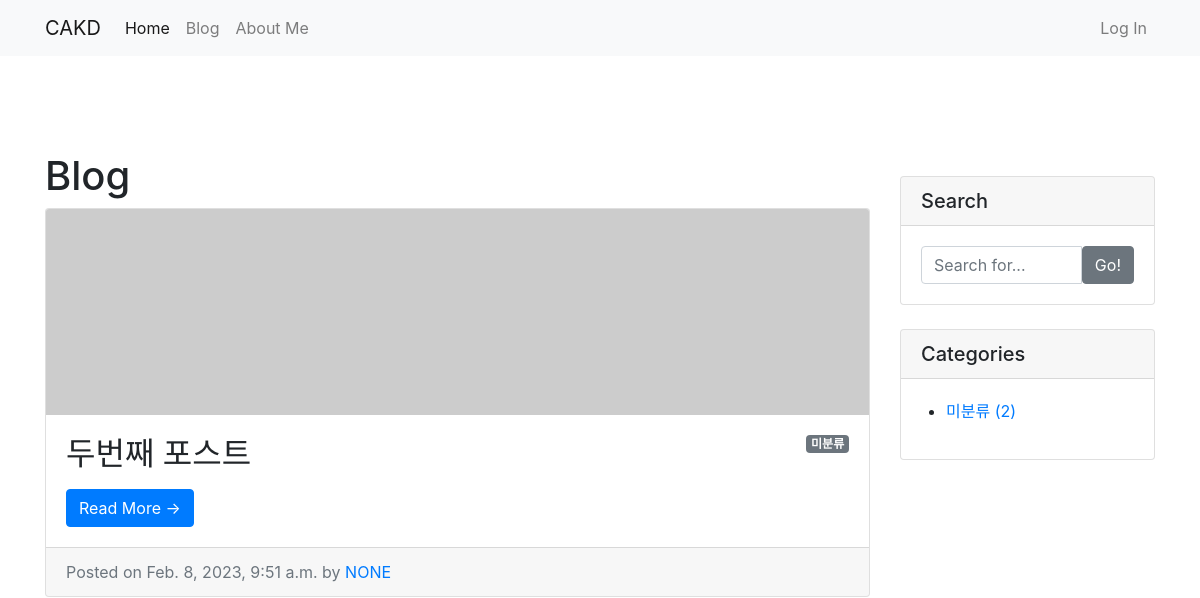
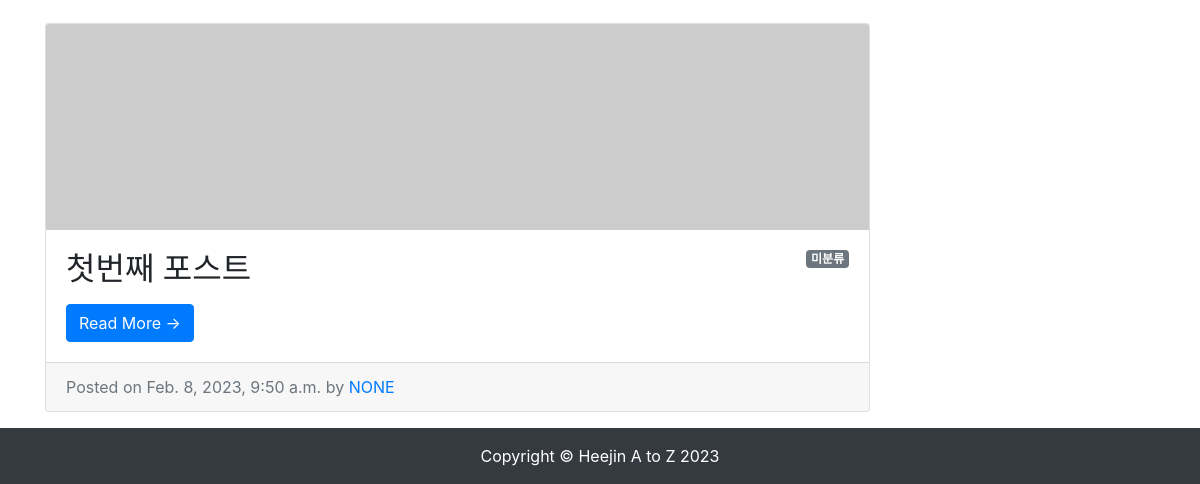
/blog/, run on an earlier commit of the app's database (2 pictures, top to bottom).
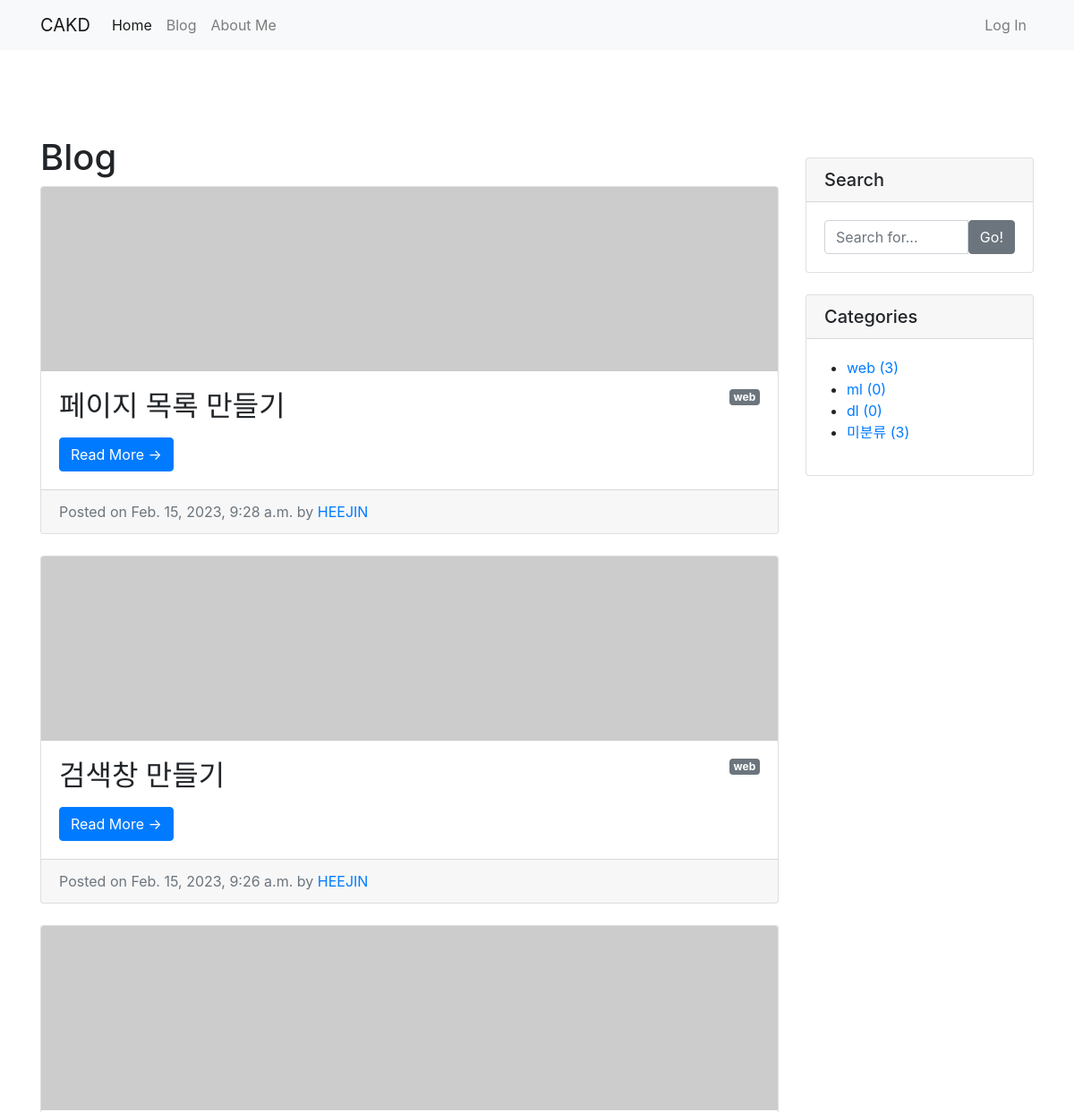
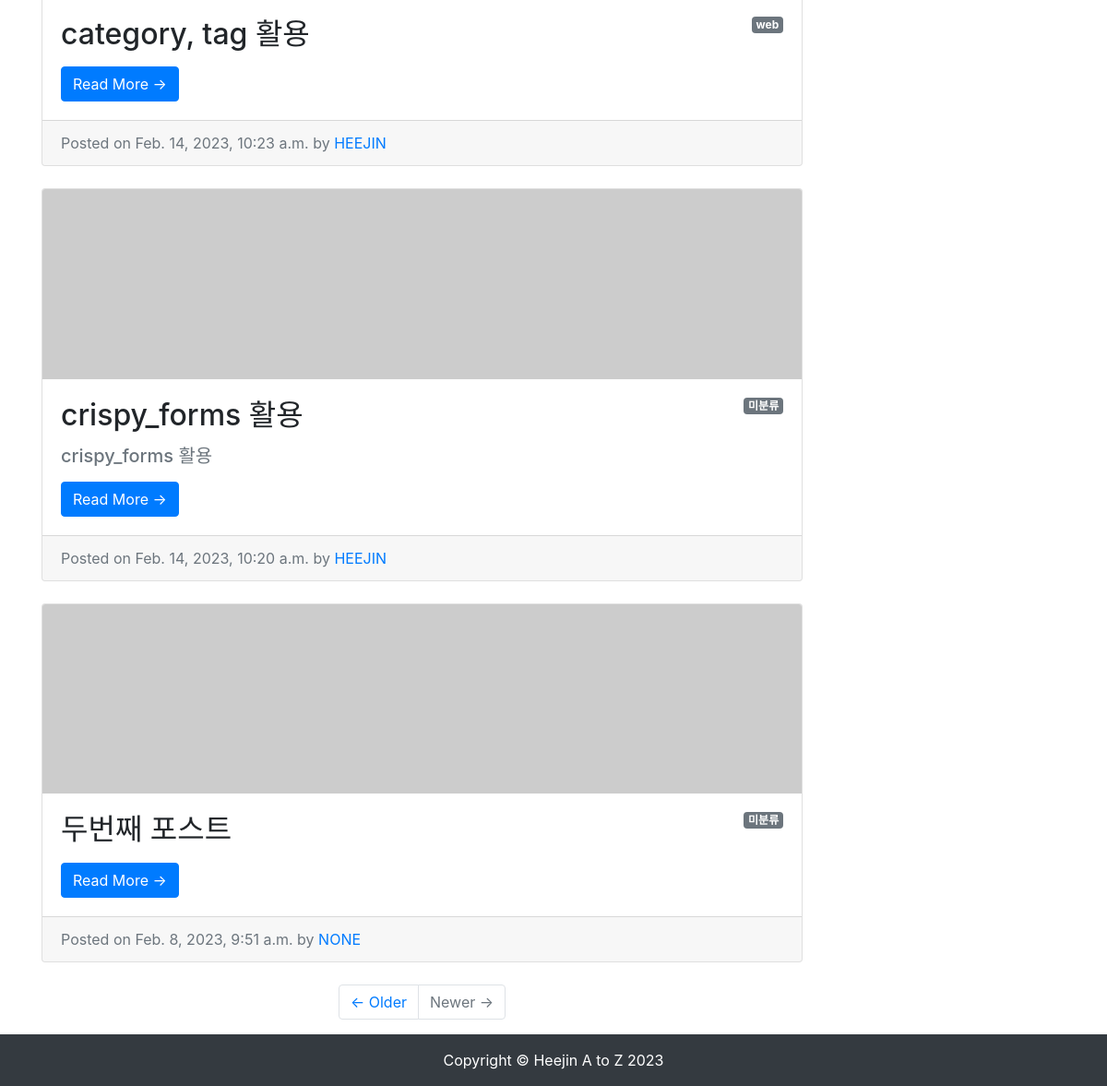
And on a later commit of the database (2 pictures, top to bottom).
### blog/models.py (models this page shows, shortened)
class Post(models.Model):
    title = models.CharField(max_length=30)
    hook_text = models.CharField(max_length=100, blank=True)
    content = models.TextField()
    head_image = models.ImageField(upload_to='blog/images/%Y/%m/%d/', blank=True)
    file_upload = models.FileField(upload_to='blog/files/%Y/%m/%d/', blank=True)
    created_at = models.DateTimeField(auto_now_add=True)
    updated_at = models.DateTimeField(auto_now=True)
    author = models.ForeignKey(User, null=True, on_delete=models.SET_NULL)
    category = models.ForeignKey(Category, null=True, blank=True, on_delete=models.SET_NULL)
    tags = models.ManyToManyField(Tag, blank=True)
    def get_absolute_url(self):
        return f'/blog/{self.pk}/'   #이와 같은 형식으로 URL을 만들어줌
    def get_content_markdown(self):
        return markdown(self.content)

class Category(models.Model):
    name = models.CharField(max_length=50, unique=True)
    slug = models.SlugField(max_length=200, unique=True, allow_unicode=True)
    def __str__(self):
        return self.name
    def get_absolute_url(self):
        return f'/blog/category/{self.slug}/'
    class Meta:
        verbose_name_plural = 'categories'

### blog/views.py (the view)
# urls.py: path('', views.PostList.as_view()),
class PostList(ListView):
    model = Post
    ordering = '-pk'
    paginate_by = 5
    def get_context_data(self, **kwargs):
        context = super(PostList, self).get_context_data()
        context['categories'] = Category.objects.all()
        context['no_category_post_count'] = Post.objects.filter(category=None).count()
        return context

### blog/templates/blog/post_list.html (shortened to what this page needs)
{% extends 'blog/base.html' %}
{% block main_area %}
    <h1>Blog
    </h1>
    {% if post_list.exists %}
    {% for p in post_list %}
    <div class="card mb-4" id="post-{{p.pk}}">
        {% if p.head_image %}
            <img class="card-img-top" src="{{ p.head_image.url }}" alt="{{ p }} head image">
        {% else %}
            <img class="card-img-top" src="https://picsum.photos/seed/{{ p.id }}/800/200" alt="random_image">
        {% endif %}
        <div class="card-body">
            {% if p.category %}
                <span class="badge badge-secondary float-right">{{ p.category }}</span>
            {% else %}
                <span class="badge badge-secondary float-right">미분류</span>
            {% endif %}
            <h2 class="card-title">{{ p.title}}</h2>
            {% if p.hook_text %}
                <h5 class="text-muted">{{ p.hook_text }}</h5>
            {% endif %}
            <a href="{{ p.get_absolute_url }}" class="btn btn-primary">Read More &rarr;</a>
        </div>
        <div class="card-footer text-muted">
            Posted on {{ p.created_at}} by
            <a href="#">{{p.author | upper}}</a>
        </div>
    </div>
{% endfor %}
    {% else %}
        <h3>아직 게시물이 없습니다.</h3>
    {% endif %}
    {% if is_paginated %}
     <ul class="pagination justify-content-center mb-4">
        {% if page_obj.has_next %}
                <li class="page-item">
                    <a class="page-link" href="?page={{ page_obj.next_page_number }}">&larr; Older</a>
                </li>
            {% else %}
                <li class="page-item disabled">
                    <a class="page-link" href="#">&larr; Older</a>
                </li>
            {% endif %}
            {% if page_obj.has_previous %}
                <li class="page-item">
                    <a class="page-link" href="?page={{ page_obj.previous_page_number }}">Newer &rarr;</a>
                </li>
            {% else %}
                <li class="page-item disabled">
                    <a class="page-link" href="#">Newer &rarr;</a>
                </li>
            {% endif %}
    </ul>
    {% endif %}
{% endblock %}

### blog/templates/blog/base.html (shortened to what this page needs)
<!DOCTYPE html>
<html lang="en">
<head>
    <link rel="stylesheet" href="https://cdn.jsdelivr.net/npm/bootstrap@4.5.3/dist/css/bootstrap.min.css">
</head>
<body>
    {% include 'blog/navbar.html' %}
    <div class="container pt-5 my-5">
        <div class="row">
            <div class="col-md-8 col-lg-9" id="main-area">
                {% block main_area %}
                {% endblock %}
            </div>
            <div class="col-md-4 col-lg-3">
                <div class="card my-4">
                    <h5 class="card-header">Search</h5>
                    <div class="card-body">
                        <div class="input-group">
                            <input type="text" class="form-control" placeholder="Search for...">
                            <span class="input-group-btn">
                                    <button class="btn btn-secondary" type="button">Go!</button>
                                </span>
                        </div>
                    </div>
                </div>
                <div class="card my-4" id="categories-card">
                    <h5 class="card-header">Categories</h5>
                    <div class="card-body">
                        <div class="row">
                            <ul>
                                {% for category in categories %}
                                <li>
                                    <a href="{{ category.get_absolute_url }}">{{ category }} ({{ category.post_set.count }})</a>
                                </li>
                                {% endfor %}
                                <li>
                                    <a href="/blog/category/no_category/">미분류 ({{ no_category_post_count }})</a>
                                </li>
                            </ul>
                        </div>
                    </div>
                </div>
            </div>
        </div>
    </div>
    <div class="fixed-bottom">
    {% include 'blog/footer.html' %}
    </div>
</body>
</html>

### blog/templates/blog/navbar.html (shortened to what this page needs)
{% load socialaccount %}
<nav class="navbar navbar-expand-lg navbar-light bg-light">
    <div class="container">
        <a class="navbar-brand" href="/">CAKD</a>
        <div class="collapse navbar-collapse" id="navbarNavDropdown">
            <ul class="navbar-nav">
                <li class="nav-item active">
                    <a class="nav-link" href="/">Home</a>
                </li>
                <li class="nav-item">
                    <a class="nav-link" href="/blog/">Blog</a>
                </li>
                <li class="nav-item">
                    <a class="nav-link" href="/about_me/">About Me</a>
                </li>
            </ul>
            <ul class="navbar-nav ml-auto"> {% if user.is_authenticated %} <li class="nav-item dropdown">
                    <a class="nav-link dropdown-toggle" href="#" id="navbarDropdownMenuLink" role="button"
                        data-toggle="dropdown" aria-haspopup="true" aria-expanded="false"> {{ user.username }} </a>
                    <div class="dropdown-menu" aria-labelledby="navbarDropdownMenuLink">
                        <a class="dropdown-item" href="/accounts/logout/">Log Out</a>
                    </div>
                </li> {% else %} <li class="nav-item">
                    <a class="nav-link" href="#" data-toggle="modal" data-target="#loginModal">Log In</a>
                </li> {% endif %} </ul>
        </div>
    </div>
</nav>

### blog/templates/blog/footer.html
<footer class="py-3 bg-dark">
    <div class="container">
        <p class="m-0 text-center text-white"> Copyright &copy; Heejin A to Z 2023 </p>
    </div>
</footer>

What changed in the data, as far as the page shows it:
no longer on this page (row unchanged): Post: shows "미분류", title "첫번째 포스트", created_at "Feb. 8, 2023, 9:50 a.m.", author "NONE"
added Post: category "web", title "페이지 목록 만들기", created_at "Feb. 15, 2023, 9:28 a.m.", author "HEEJIN"
added Post: category "web", title "검색창 만들기", created_at "Feb. 15, 2023, 9:26 a.m.", author "HEEJIN"
added Post: category "web", title "category, tag 활용", created_at "Feb. 14, 2023, 10:23 a.m.", author "HEEJIN"
added Post: shows "미분류", title "crispy_forms 활용", hook_text "crispy_forms 활용", created_at "Feb. 14, 2023, 10:20 a.m.", author "HEEJIN"
added Category: name "web", post_set.count "3"
added Category: name "ml", post_set.count "0"
added Category: name "dl", post_set.count "0"
Also different on the page:
{{ no_category_post_count }}: "2" → "3"
text now shown: "← Older Newer →"
